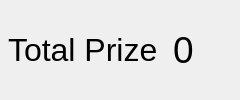
         <widget class="QFrame" name="frame_2">
          <property name="minimumSize">
           <size>
            <width>0</width>
            <height>0</height>
           </size>
          </property>
          <property name="frameShape">
           <enum>QFrame::NoFrame</enum>
          </property>
          <property name="frameShadow">
           <enum>QFrame::Raised</enum>
          </property>
          <layout class="QHBoxLayout" name="horizontalLayout_5">
           <property name="spacing">
            <number>4</number>
           </property>
           <property name="leftMargin">
            <number>8</number>
           </property>
           <property name="topMargin">
            <number>1</number>
           </property>
           <property name="rightMargin">
            <number>6</number>
           </property>
           <property name="bottomMargin">
            <number>1</number>
           </property>
           <item>
            <widget class="QLabel" name="lblTotalPrizeLabel">
             <property name="sizePolicy">
              <sizepolicy hsizetype="Preferred" vsizetype="Preferred">
               <horstretch>0</horstretch>
               <verstretch>0</verstretch>
              </sizepolicy>
             </property>
             <property name="font">
              <font>
               <pointsize>24</pointsize>
              </font>
             </property>
             <property name="text">
              <string>Total Prize</string>
             </property>
            </widget>
           </item>
           <item>
            <widget class="QLabel" name="lblImagePrize">
             <property name="sizePolicy">
              <sizepolicy hsizetype="Minimum" vsizetype="Minimum">
               <horstretch>0</horstretch>
               <verstretch>0</verstretch>
              </sizepolicy>
             </property>
             <property name="text">
              <string/>
             </property>
             <property name="pixmap">
              <pixmap resource="pokerclock.qrc">:/images/dollars.png</pixmap>
             </property>
            </widget>
           </item>
           <item>
            <widget class="QLabel" name="lblTotalPrize">
             <property name="sizePolicy">
              <sizepolicy hsizetype="Expanding" vsizetype="Preferred">
               <horstretch>0</horstretch>
               <verstretch>0</verstretch>
              </sizepolicy>
             </property>
             <property name="font">
              <font>
               <pointsize>28</pointsize>
              </font>
             </property>
             <property name="layoutDirection">
              <enum>Qt::RightToLeft</enum>
             </property>
             <property name="text">
              <string>0</string>
             </property>
            </widget>
           </item>
           <item>
            <spacer name="horizontalSpacer_6">
             <property name="orientation">
              <enum>Qt::Horizontal</enum>
             </property>
             <property name="sizeHint" stdset="0">
              <size>
               <width>40</width>
               <height>20</height>
              </size>
             </property>
            </spacer>
           </item>
          </layout>
         </widget>
